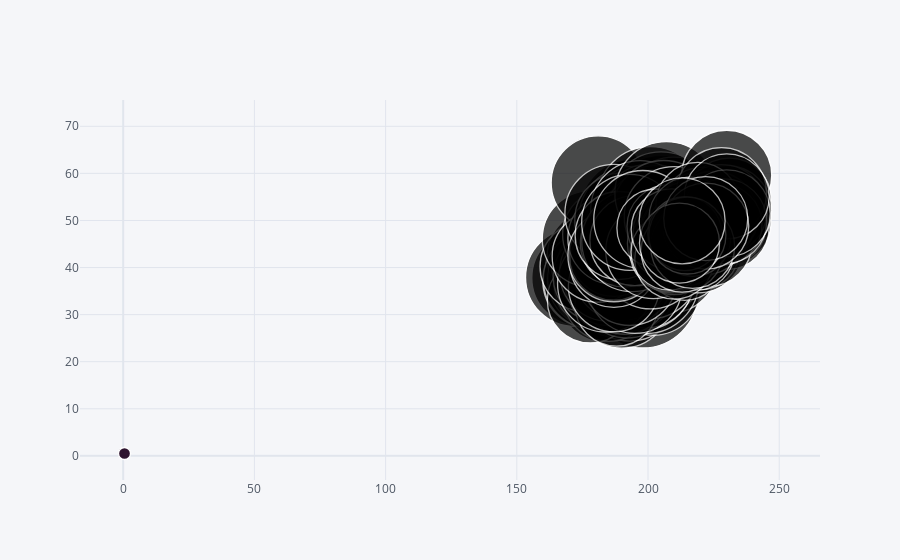

Source (notebook cell):
### Code cell
penguins.iplot(kind="bubble", x="flipper_length_mm", y="bill_length_mm", size="bill_depth_mm")

### Figure 1 — Plotly figure (JSON) as saved in the notebook; plotly's stock layout.template omitted (floating-point values rounded to 4 significant figures; data arrays with more than 128 entries replaced by an {"elided": "..."} marker saying what was removed)
{"data": [{"marker": {"color": ["rgb(255, 153, 51)", "rgb(55, 128, 191)", "rgb(50, 171, 96)", "rgb(128, 0, 128)", "rgb(219, 64, 82)", "rgb(0, 128, 128)", "rgb(255, 255, 51)", "rgb(128, 128, 0)", "rgb(251, 128, 114)", "rgb(128, 177, 211)"], "line": {"width": 1.3}, "size": {"elided": "344 int values"}, "symbol": "circle"}, "mode": "markers", "text": "", "type": "scatter", "x": {"elided": "344 float values"}, "y": {"elided": "344 float values"}}], "layout": {"autosize": true, "legend": {"bgcolor": "#F5F6F9", "font": {"color": "#4D5663"}}, "paper_bgcolor": "#F5F6F9", "plot_bgcolor": "#F5F6F9", "title": {"font": {"color": "#4D5663"}}, "xaxis": {"autorange": true, "gridcolor": "#E1E5ED", "range": [-15.46, 260.2], "showgrid": true, "tickfont": {"color": "#4D5663"}, "title": {"font": {"color": "#4D5663"}, "text": ""}, "type": "linear", "zerolinecolor": "#E1E5ED"}, "yaxis": {"autorange": true, "gridcolor": "#E1E5ED", "range": [-24.58, 112.4], "showgrid": true, "tickfont": {"color": "#4D5663"}, "title": {"font": {"color": "#4D5663"}, "text": ""}, "type": "linear", "zerolinecolor": "#E1E5ED"}}}
